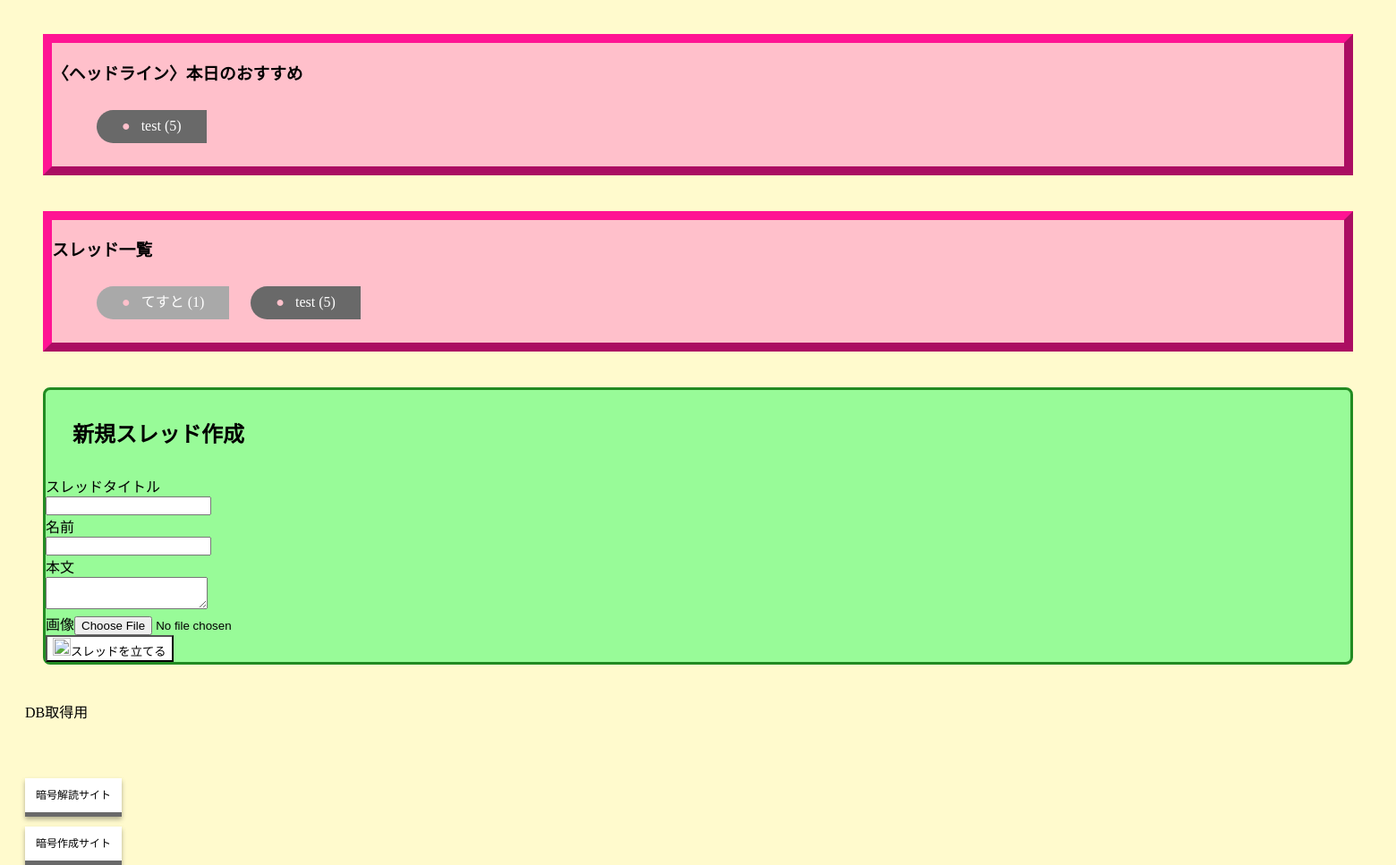
Before: / (lower part) with the older database file.
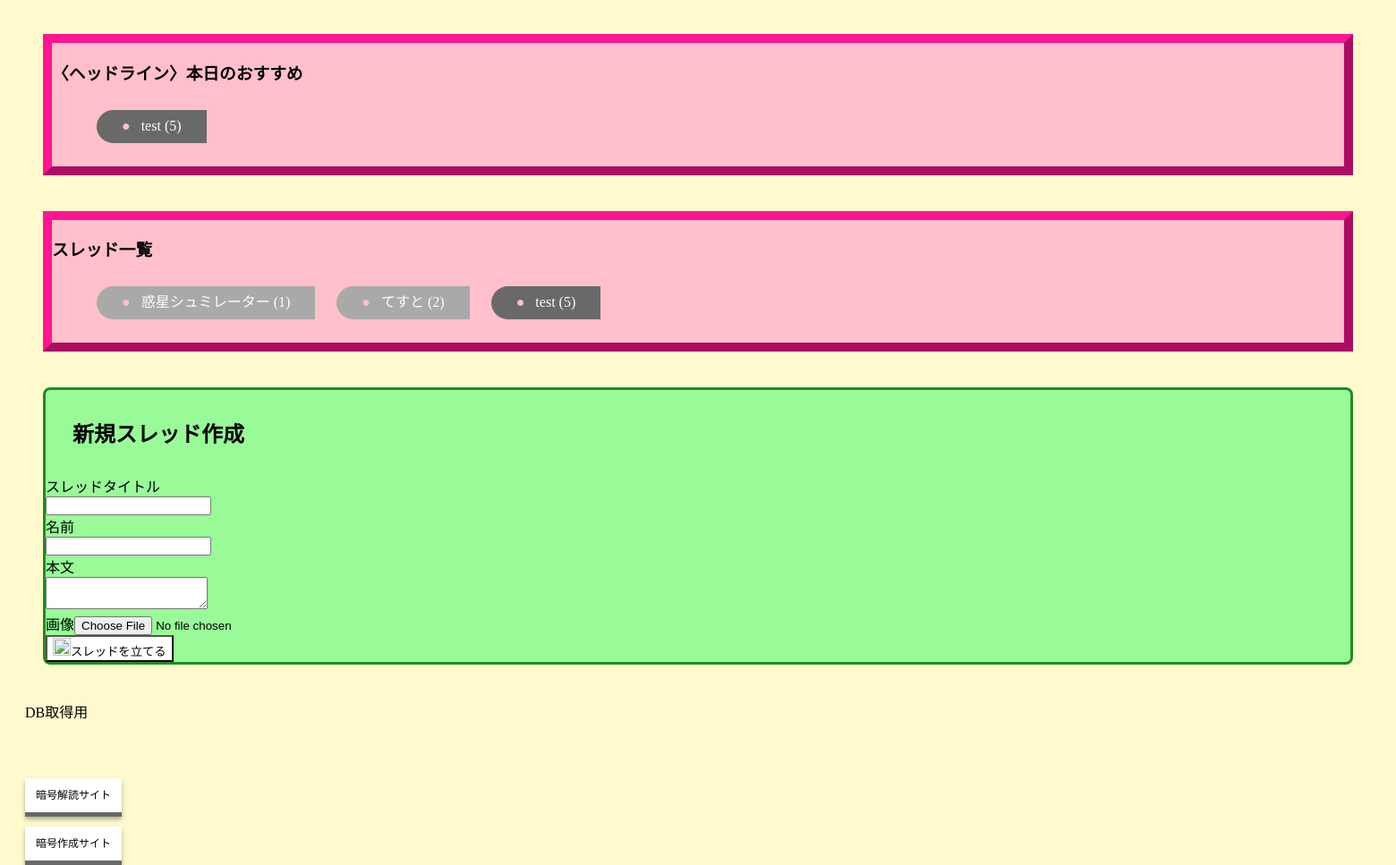
After: the same page with the newer database file.
### tables this page shows
CREATE TABLE threads (id INTEGER PRIMARY KEY, title TEXT, created_at TEXT);

### app.py (the view)
@app.route("/")
def index():
    theme = request.cookies.get("theme", "d")
    db = get_db()
    c = db.cursor()
    c.execute("""
        SELECT t.id, t.title, t.created_at, COUNT(p.id) as count
        FROM threads t
        LEFT JOIN posts p ON t.id = p.thread_id
        GROUP BY t.id
        ORDER BY t.created_at DESC
    """)
    threads = c.fetchall()
    most_popular_thread = None
    if threads:
        most_popular_thread = sorted(threads, key=lambda t: t['count'], reverse=True)[0]
    return render_template("index.html", threads=threads, theme=theme, most_popular_thread=most_popular_thread)

### app.py (called while the page is built)
def get_db():
    db = getattr(g, "_database", None)
    if db is None:
        db = g._database = sqlite3.connect(DATABASE)
        db.row_factory = sqlite3.Row
    return db

@app.teardown_appcontext
def close_connection(exception):
    db = getattr(g, "_database", None)
    if db is not None:
        db.close()

@app.before_request
def rate_limit():
    if request.endpoint in ("new_thread", "thread") and request.method == "POST":
        ip = request.remote_addr
        now = datetime.now()
        if ip in last_posts and now - last_posts[ip] < timedelta(seconds=40):
             abort(429)
        last_posts[ip] = now

@app.before_request
def ensure_theme_cookie():
    theme = request.cookies.get("theme")
    user_agent = request.headers.get("User-Agent", "").lower()
    if theme is None:
        if "iphone" in user_agent or "android" in user_agent:
            g.set_default_theme = "theme-s"
        else:
            g.set_default_theme = "d"

@app.after_request
def apply_theme_cookie(response):
    if getattr(g, "set_default_theme", None):
        response.set_cookie("theme", g.set_default_theme, max_age=60*60*24*30)
    return response

### templates/index.html (shortened to what this page needs)
<!DOCTYPE html>
<html lang="ja">
<head>
</head>
<br>
<br>
<br>
<br>
<div class="stsure">
  <h3>〈ヘッドライン〉本日のおすすめ</h3>
  {% if most_popular_thread %}
    <div class="sure">
      <ul class="thread-list">
<li class="thread-item theme-{{ theme }} {% if most_popular_thread.count >= 80 %}kami-class{% elif most_popular_thread.count >= 70 %}yoi-class{% elif most_popular_thread.count >= 50 %}sugo-class{% elif most_popular_thread.count >= 20 %}hutu-class{% elif most_popular_thread.count >= 3 %}gomi-class{% else %}kaso-class{% endif %}">
         <div class="sumaho">
            <a href="/thread/{{ most_popular_thread.id }}" class="suretai">
              <span class="thread-title">{{ most_popular_thread.title }}</span>
              <span class="thread-count">({{ most_popular_thread.count }})</span>
            </a>
          </div>
        </li>
      </ul>
    </div>
  {% else %}
    <p>まだおすすめスレッドはありません。</p>
  {% endif %}
</div>
<div class="stsure">
  <div class="sure">
    <h3>スレッド一覧</h3>
    <ul class="thread-list">
      {% for thread in threads %}
        <li class="thread-item theme-{{ theme }} {% if thread.count >= 80 %}kami-class{% elif thread.count >= 70 %}yoi-class{% elif thread.count >= 50 %}sugo-class{% elif thread.count >= 20 %}hutu-class{% elif thread.count >= 3 %}gomi-class{% else %}kaso-class{% endif %}">
          <div class="sumaho">
            <a href="/thread/{{ thread.id }}" class="suretai">
              <span class="thread-title">{{ thread.title }}</span>
              <span class="thread-count">({{ thread.count }})</span>
            </a>
          </div>
        </li>
      {% endfor %}
    </ul>
  </div>
</div>
    <div class="suretate" id="sure">
        <h2 id="1">新規スレッド作成</h2>
        <form method="post" action="/thread/new">
            スレッドタイトル<br> <input type="text" name="title"><br>
            名前<br> <input type="text" name="name"><br>
            本文<br> <textarea name="message" id="messageArea"></textarea><br>
            画像<input type="file" id="fileInput" accept="image/*"><br>
            <button type="submit"><img src="https://encrypted-tbn0.gstatic.com/images?q=tbn:ANd9GcQW6NQ-F5TTDCPdDXsGDAhndbaAtSTZcprBavF0TfPs76b9VdWni0Nod2sECuEgXMl9Dec&usqp=CAU" height ="20" width="20" />スレッドを立てる</button>
        </form>
    </div>
<a href="https://lunareclipse.onrender.com/download-db">DB取得用</a><br><br><br><br><br>
<a href="{{ url_for('yomi') }}" style="font-size:12px;" class="btn btn--orange btn--cubic btn--shadow">暗号解読サイト</a>
<br><br><br>
<a href="{{ url_for('kaki') }}" style="font-size:12px;" class="btn btn--orange btn--cubic btn--shadow">暗号作成サイト</a>
</body>
</html>

Changed rows visible on the page:
added threads: title "惑星シュミレーター", count "1"
computed for threads "てすと": count "1" → "2"
